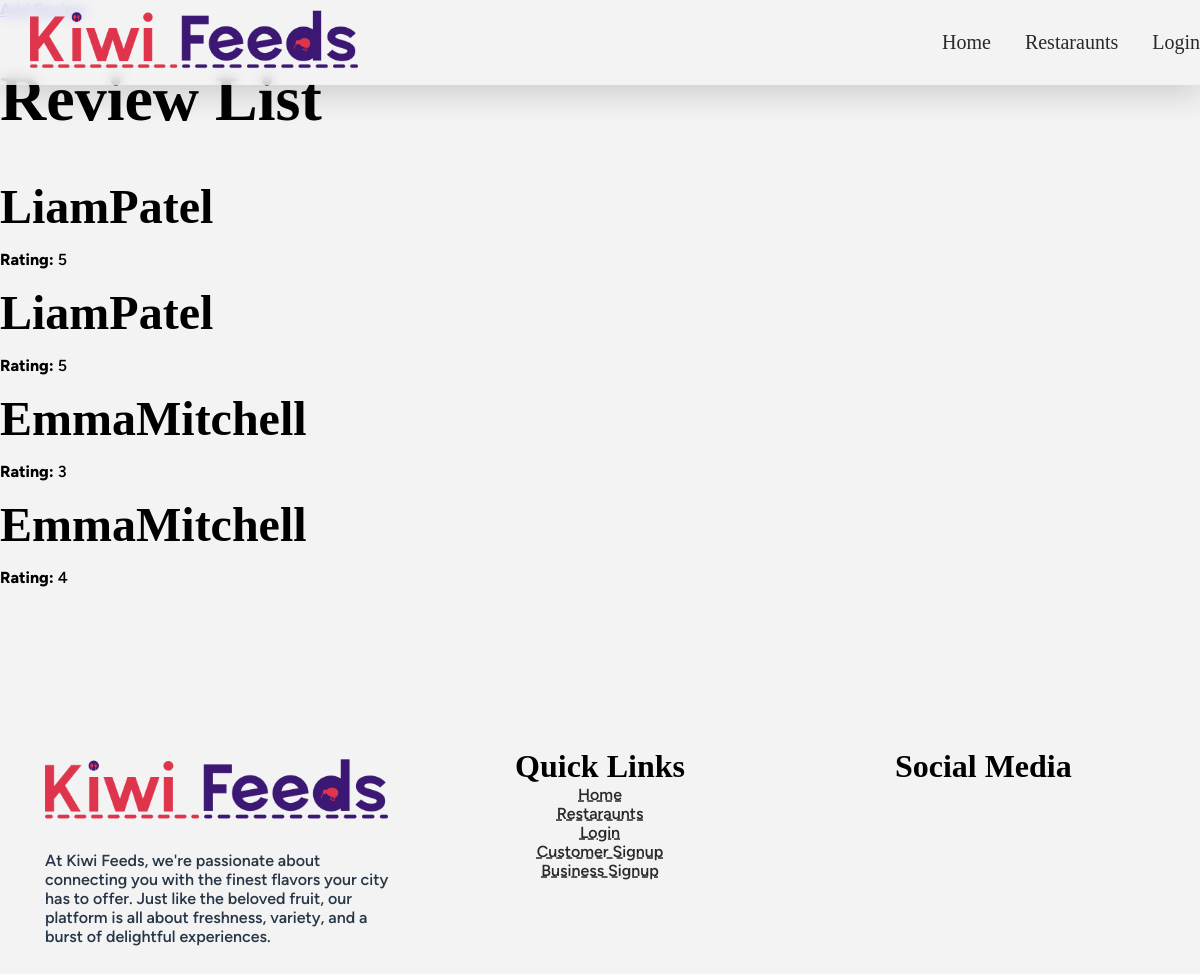
The app's page /reviews/ with its own data.
### app_reviews/models.py (models this page shows, shortened)
class Review(models.Model):
   ONE_TO_FIVE_STAR_RATING_CHOICES = (
    (1, '1'),
    (2, '2'),
    (3, '3'),
    (4, '4'),
    (5, '5'),
   )
   user = models.ForeignKey('app_user.UserProfile', on_delete=models.PROTECT,related_name='reviews' )
   restaurant = models.ForeignKey('app_restaurants.Restaurant', on_delete=models.PROTECT,related_name='reviews')
   rating = models.IntegerField(choices=ONE_TO_FIVE_STAR_RATING_CHOICES)
   comment = models.TextField()

### app_user/models.py (models this page shows, shortened)
class UserProfile(models.Model):
    this_user = models.OneToOneField(User, on_delete=models.PROTECT ,verbose_name='User')
    profile_picture = models.ImageField(
        default='/profile_pics/temp_pfp_placeholder_REPLACE_LATER.avif',
        upload_to=generate_image_path,
        height_field=None,
        width_field=None
    )
    phone_number = PhoneNumberField()
    address = models.CharField(max_length=1000)
    def __str__(self):
        return f'{self.this_user.username} '

### app_reviews/views.py (the view)
# urls.py: path("", ReviewList.as_view(), name='review-list'),
class ReviewList(ListView):
    model = Review
    template_name = "app_reviews/reviews_list.html"
    context_object_name = 'reviews'

### templates/app_reviews/reviews_list.html (shortened to what this page needs)
{% extends "base/base.html"%}
{% block content %}
<a href="{% url 'write-a-review' %}" class='flex flex-row gap-1 justify-start my-10  bg-blue-300 px-2 py-2 rounded-md '>
Add Review</a>
<h1>Review List</h1>
    {% if reviews %}
    <ul>
        {% for review in reviews %}
            <li>
                <h2>{{ review.user }}</h2>
                <p><strong>Rating:</strong> {{ review.rating }}</p>
            </li>
        {% empty %}
            <li>No reviews available.</li>
        {% endfor %}
    </ul>
    {% else %}
    <p> Reviews not available</p>
    {% endif %}
{% endblock content %}

### static/styles/styles.css (style rules this page uses)
:root { --c-red: #DE354C; --c-dark-red: #932432; --c-blue: #3C1874; --c-dark-blue: #283747; --c-black: #292929; --c-white: #F3F3F3; --t-heading: "wavehaus"; --t-paragraph: "oak sans"; }
ul { list-style-type: none; }
body { background-color: #F3F3F3; margin: 0px; }
ul { padding: 0px; }
h1,h2,h3,h4,h5 { font-family: 'wavehaus'; }
h1 { font-size: 4em; }
h2 { font-size: 3em; margin-block-start: 0em; margin-block-end: 0em; }
p,a,li { font-family: 'oak sans'; font-weight: 500; }

### records on screen
Review: user "LiamPatel", rating "5"
Review: user "LiamPatel", rating "5"
Review: user "EmmaMitchell", rating "3"
Review: user "EmmaMitchell", rating "4"
